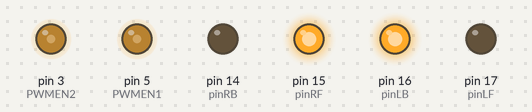
Bench run of a sketch on a simulated Arduino Uno, built with avr-gcc and run on an emulated ATmega328P. Shown: output pins drawn as LEDs (lit = HIGH).

Above: at 0.05 s.
At 1.95 s:
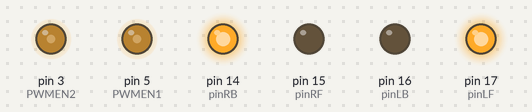
At 2.95 s:
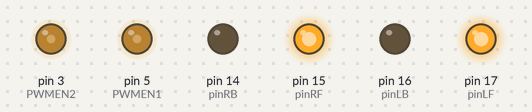
At 3.95 s:
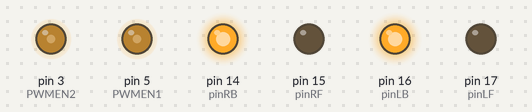
Timing chart, 0 to 4.6 s (numbered marks = the images above):
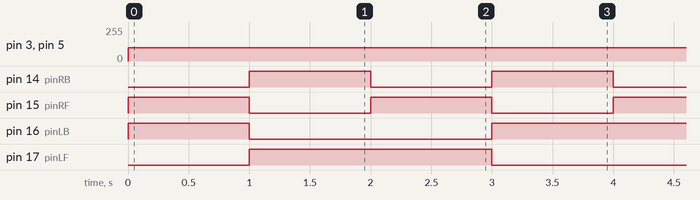

Measured:
- by itself, pin 3 (PWMEN2), pin 5 (PWMEN1): 0/255 → 100/255 at 0.00 s
- by itself, pin 14 (pinRB), pin 15 (pinRF): alternates HIGH for 1.0 s and LOW for 1.0 s
- by itself, pin 16 (pinLB): repeats every 4.0 s: LOW 2.0 s, HIGH 2.0 s
- by itself, pin 17 (pinLF): alternates HIGH for 2.0 s and LOW for 2.0 s

The sketch:

move.ino
```cpp
#include <Servo.h>
int pinLF=17;     //  左前
int pinLB=16;     //  左後

int pinRF=15;    //  右前
int pinRB=14;    //  右後

int PWMEN1=5;   //左動力
int PWMEN2=3;   //右動力

void setup()
 {
  Serial.begin(9600);     // 定義馬達輸出腳位
  pinMode(pinLB,OUTPUT); // 腳位 6
  pinMode(pinLF,OUTPUT); // 腳位 9
  pinMode(pinRB,OUTPUT); // 腳位 10
  pinMode(pinRF,OUTPUT); // 腳位 11

  pinMode(PWMEN1,OUTPUT); // 腳位 3 (PWM)
  pinMode(PWMEN2,OUTPUT); // 腳位 5 (PWM)

 }

//#####################################################

void Lback(int power){                   //左退
  digitalWrite(pinLF,HIGH);
  digitalWrite(pinLB,LOW);
            analogWrite(PWMEN1,power);  //power:0~250
            analogWrite(pinRB, 0);
}
void Lgo(int power){                       //左進
  digitalWrite(pinLF,LOW);
  digitalWrite(pinLB,HIGH);
             analogWrite(PWMEN1,power);
             analogWrite(pinRF, 0);
}
void Rgo(int power){
  digitalWrite(pinRF,HIGH);
  digitalWrite(pinRB,LOW);
             analogWrite(pinRB,0);
             analogWrite(PWMEN2,power);
}
void Rback(int power){
  digitalWrite(pinRF,LOW);
  digitalWrite(pinRB,HIGH);
             analogWrite(pinRF,0);
             analogWrite(PWMEN2,power);
}
void stopp()         //停止
    {
     digitalWrite(pinRB,LOW);
     digitalWrite(pinRF,LOW);
     digitalWrite(pinLB,LOW);
     digitalWrite(pinLF,LOW);
    }

//################################################//

void advance(int power){
  Lgo(power);
  Rgo(power);
}
void back(int power){
  Lback(power);
  Rback(power);
}
void turnL(int power){
  Lback(power);
  Rgo(power);
}
void turnR(int power){
  Lgo(power);
  Rback(power);
}

//#######################################################//
void loop()
{
    advance(100);              // 正常前進
    delay(1000);
    back(100);                 // 正常後退
    delay(1000);
    turnL(100);                // 左轉
    delay(1000);
    turnR(100);                // 右轉
    delay(1000);


}
```
